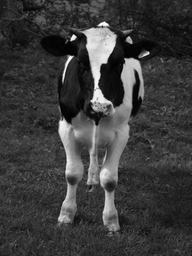
#> input picture Project/Microsoft-Database/gray-imgs/106_0680.png, 192 x 256 px, shrunk from 480 x 640 before the run
$ python Edge-based-compression.py   (older library calls are emulated)
#> lines starting #> are read from the running program, lines starting #| are printed output that depends on the picture; after the words box and inside, x2 and y2 are one past the last pixel; in counts of white or black regions, pixels touching at a corner belong together
import numpy as np
import cv2
from scipy.ndimage import gaussian_laplace
from scipy.sparse import diags
from scipy.sparse.linalg import spsolve
import matplotlib.pyplot as plt

# Step 1: Edge Detection using Marr-Hildreth Operator
def detect_edges(image, sigma=1.0, low_threshold=0.1, high_threshold=0.3):
    """
    Detect edges using the Marr-Hildreth operator and hysteresis thresholding.
    """
    blurred_image = cv2.GaussianBlur(image, (0, 0), sigma)
    edges = gaussian_laplace(blurred_image, sigma=sigma)
    edges = (edges < 0).astype(np.float32)  # Zero-crossings

    # Gradient for hysteresis
    gradient = cv2.Laplacian(blurred_image, cv2.CV_64F)
    strong_edges = gradient > high_threshold * gradient.max()
    weak_edges = gradient > low_threshold * gradient.max()
    final_edges = np.zeros_like(edges)
    final_edges[strong_edges] = 1
    final_edges[np.logical_and(weak_edges, np.logical_not(strong_edges))] = 0.5

    return final_edges

# Step 2: Contour-Based Compression
def encode_edges(edges):
    """
    Encode edges (dummy JBIG encoding representation).
    """
    return np.packbits(edges.astype(np.uint8))

# Step 3: Homogeneous Diffusion (Laplace Equation Solver)
def homogeneous_diffusion(image, mask):
    """
    Solve the Laplace equation to inpaint the missing regions.
    """
    h, w = image.shape
    mask = mask.astype(bool)
    image_flat = image.ravel()
    mask_flat = mask.ravel()

    # Laplacian operator
    laplace_op = -4 * np.eye(h * w) + diags([1, 1, 1, 1], [-1, 1, -w, w], shape=(h * w, h * w))

    known_vals = image_flat[mask_flat]
    known_indices = np.where(mask_flat)[0]

    rhs = np.zeros(h * w)
    rhs[known_indices] = known_vals

    unknown_indices = np.where(~mask_flat)[0]
    A = laplace_op[unknown_indices][:, unknown_indices]
    b = -laplace_op[unknown_indices][:, mask_flat].dot(known_vals)

    inpaint_vals = spsolve(A, b)
    image_flat[unknown_indices] = inpaint_vals

    return image_flat.reshape(h, w)

# Test the process on a synthetic example
def main():
    # Create a synthetic cartoon-like image
    image = cv2.imread("../Microsoft-Database/gray-imgs/106_0680.png", cv2.IMREAD_GRAYSCALE)
#> image is the input picture: shape (256, 192); min 0, max 255, mean 60
    image[30:70, 30:70] = 1  # A white square
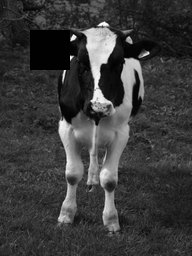
#> image: shape (256, 192); 3.25% of pixels changed, all inside (x1, y1, x2, y2) = (30, 30, 70, 70)

    # Detect edges
    edges = detect_edges(image, sigma=2)
#> in detect_edges, `blurred_image = cv2.GaussianBlur(image, (0, 0), sigma)`:
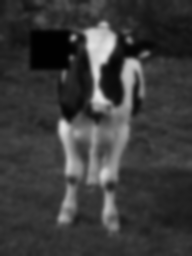
#> blurred_image: shape (256, 192); min 1, max 228, mean 58.9
#> in detect_edges, `edges = (edges < 0).astype(np.float32)`: edges: shape (256, 192) float32; every value is 0
#> in detect_edges, `gradient = cv2.Laplacian(blurred_image, cv2.CV_64F)`:
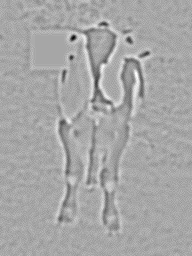
#> gradient: shape (256, 192) float64; min -36, max 19, mean 0.000977; drawn with min black and max white
#> in detect_edges, `strong_edges = gradient > high_threshold * gradient.max()`:
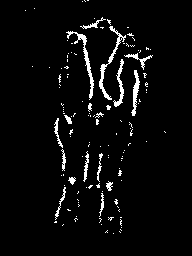
#> strong_edges: shape (256, 192) bool; 4.1% white in thin lines or dots, all inside (x1, y1, x2, y2) = (25, 0, 166, 234)
#> in detect_edges, `weak_edges = gradient > low_threshold * gradient.max()`:
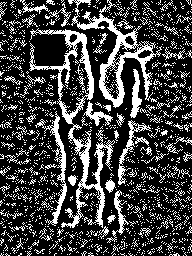
#> weak_edges: shape (256, 192) bool; 25.6% white in thin lines or dots
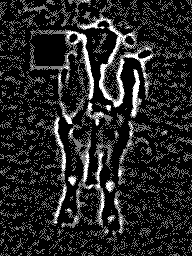
#> edges: shape (256, 192) float32; min 0, max 1, mean 0.149

    # Simulate encoding
    encoded_data = encode_edges(edges)
#> encoded_data = 6144 values, max 255 at index 635, min 0 at index 0, mean 10.53

    # Create an incomplete image
    mask = edges > 0.5
    incomplete_image = image.copy()
    incomplete_image[~mask] = 0  # Mask out the missing data
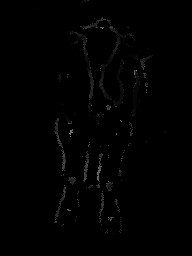
#> incomplete_image: shape (256, 192); min 0, max 155, mean 1.3
    print(incomplete_image.shape)
#| (256, 192)
    # Reconstruct using homogeneous diffusion
    reconstructed_image = homogeneous_diffusion(incomplete_image, mask)

    # Display results
    fig, axes = plt.subplots(1, 3, figsize=(12, 4))
    axes[0].imshow(image, cmap='gray')
    axes[0].set_title("Original Image")
    axes[1].imshow(edges, cmap='gray')
    axes[1].set_title("Detected Edges")
    axes[2].imshow(reconstructed_image, cmap='gray')
    axes[2].set_title("Reconstructed Image")
    plt.show()

if __name__ == "__main__":
#> (the run stopped early here; a loop or call above may not have finished)

$ run again, with Project/Microsoft-Database/gray-imgs/106_0608.png copied over Project/Microsoft-Database/gray-imgs/106_0680.png
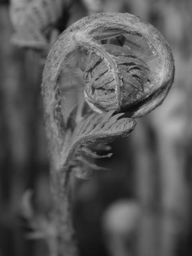
#> input picture Project/Microsoft-Database/gray-imgs/106_0608.png, 192 x 256 px, shrunk from 480 x 640 before the run
#> in main, image is the input picture: shape (256, 192); min 11, max 202, mean 89.2
#> image: shape (256, 192); 3.26% of pixels changed, all inside (x1, y1, x2, y2) = (30, 30, 70, 70)
#> strong_edges: shape (256, 192) bool; 5.3% white in thin lines or dots
#> weak_edges: shape (256, 192) bool; 22% white in thin lines or dots
#> in main, `edges = detect_edges(image, sigma=2)`:
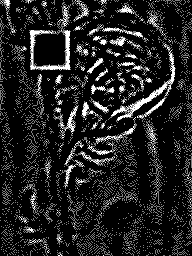
#> edges: shape (256, 192) float32; min 0, max 1, mean 0.137
#> encoded_data = 6144 values, max 255 at index 710, min 0 at index 2, mean 13.38
#> in main, `incomplete_image[~mask] = 0`:
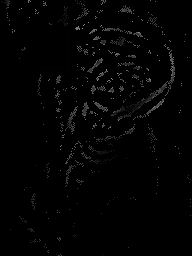
#> incomplete_image: shape (256, 192); min 0, max 147, mean 2.9
#| (256, 192)

$ run again, with Project/Microsoft-Database/gray-imgs/108_0878.png copied over Project/Microsoft-Database/gray-imgs/106_0680.png
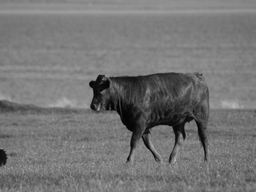
#> input picture Project/Microsoft-Database/gray-imgs/108_0878.png, 256 x 192 px, shrunk from 640 x 480 before the run
#> in main, image is the input picture: shape (192, 256); min 0, max 185, mean 116.5
#> image: shape (192, 256); 3.26% of pixels changed, all inside (x1, y1, x2, y2) = (30, 30, 70, 70)
#> strong_edges: shape (192, 256) bool; 3.2% white in thin lines or dots, all inside (x1, y1, x2, y2) = (0, 30, 256, 192)
#> weak_edges: shape (192, 256) bool; 20.4% white in thin lines or dots
#> in main, `edges = detect_edges(image, sigma=2)`:
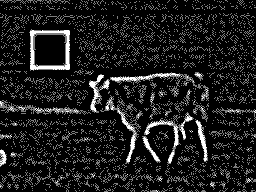
#> edges: shape (192, 256) float32; min 0, max 1, mean 0.118
#> encoded_data = 6144 values, max 255 at index 996, min 0 at index 0, mean 8.37
#> in main, `incomplete_image[~mask] = 0`:
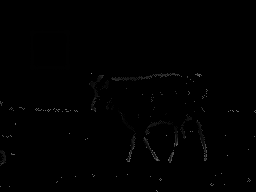
#> incomplete_image: shape (192, 256); min 0, max 123, mean 0.9
#| (192, 256)

$ run again, with Project/Microsoft-Database/gray-imgs/115_1582.png copied over Project/Microsoft-Database/gray-imgs/106_0680.png
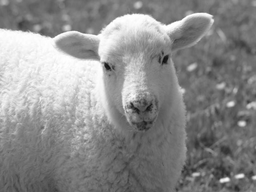
#> input picture Project/Microsoft-Database/gray-imgs/115_1582.png, 256 x 192 px, shrunk from 640 x 480 before the run
#> in main, image is the input picture: shape (192, 256); min 13, max 255, mean 139
#> image: shape (192, 256); 3.26% of pixels changed, all inside (x1, y1, x2, y2) = (30, 30, 70, 70)
#> strong_edges: shape (192, 256) bool; 1.2% white; 52 white regions (45 under 20 px), largest, box (x1, y1, x2, y2) and area: (30, 30, 70, 70) 306, (59, 30, 69, 42) 36, (104, 62, 110, 70) 29
#> weak_edges: shape (192, 256) bool; 13% white in thin lines or dots
#> in main, `edges = detect_edges(image, sigma=2)`:
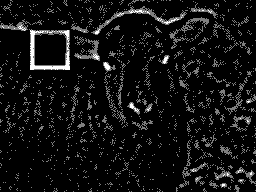
#> edges: shape (192, 256) float32; min 0, max 1, mean 0.0709
#> encoded_data = 6144 values, max 255 at index 2116, min 0 at index 0, mean 3.51
#| (192, 256)
